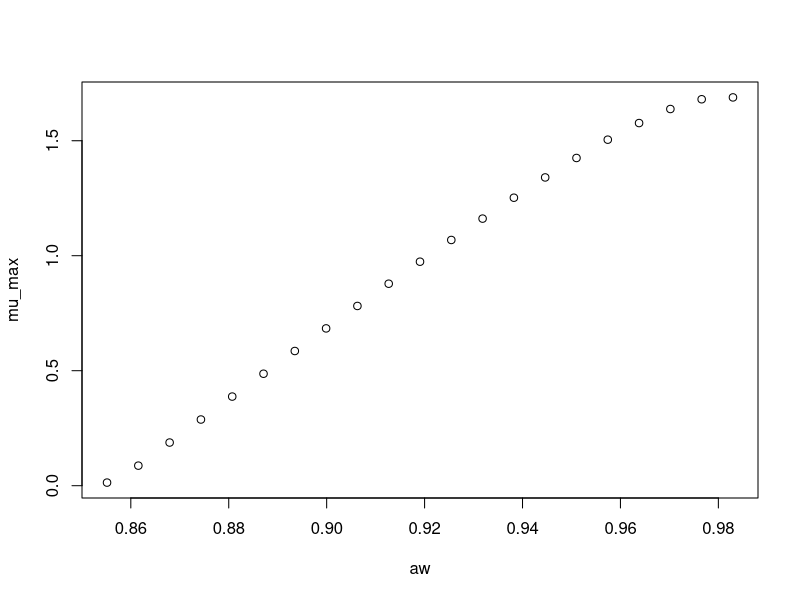

Here is the R script that generated this plot:
#############################
# start of Parameter script
#############################
aw <- seq(0.855144855144855,0.982982,length.out=21)
#############################
# end of Parameter script
#############################
############################# 
# start of Model script Gropin ID 169 
#############################
 
# constant coefficients for this model
awmin <- 0.856
awopt <- 0.981
 
variables <- data.frame(aw)
argumentsPar <- expand.grid(variables)
 
# heart of the model
response_surface <- function(aw) {
   mumax <-(2.86^0.5)*(((aw-1)*(aw-awmin)^2)/((awopt-awmin)*(((awopt-awmin)*(aw-awopt))-((awopt-1)*(awopt+awmin-2*aw)))))^0.5

return(mumax=mumax)
} 

# output parameters
mumax <- cbind(argumentsPar,response_surface(argumentsPar['aw']))
colnames(mumax) <- c(colnames(argumentsPar),'mumax')
#############################
# End of Model script
#############################
############################# 
# start of Visualisation script Gropin ID 169 
#############################
plot(aw,mumax$mumax,
                          xlab='aw',
                          ylab='mu_max')
#############################
# End of Visualisation script
#############################
